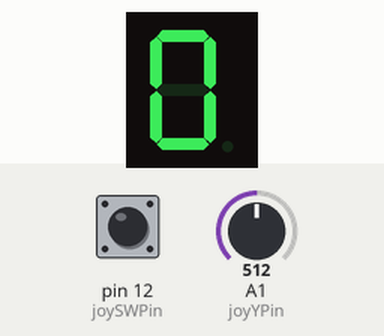
Recording of a sketch running on a simulated Arduino Uno, built with avr-gcc and run on an emulated ATmega328P. Shown: 1-digit seven-segment display. Wiring (inferred from the names in the program): 1-digit 7-segment display, segments lit when HIGH: segments pin 4, pin 5, pin 6, pin 7, pin 8, pin 9, pin 10, pin 11. The inputs (shaded band) are chosen by the test bench; at power-on: A1 (joyYPin) = 512, pin 12 (joySWPin) HIGH. The segment pins are drawn as the display they are named for.

Above: at 1.2 s.
1.3 s: A1 (joyYPin) set to 610
At 1.8 s:
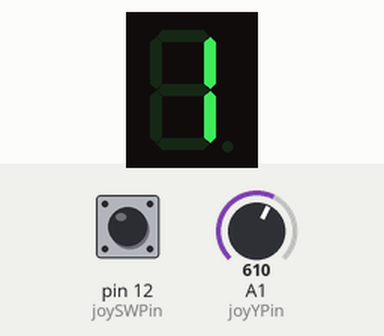
2.8 s: pin 12 (joySWPin) pulled LOW for 0.15 s
At 4.2 s:
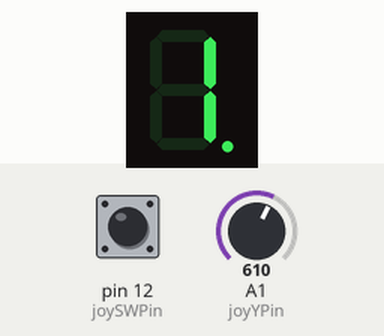
Timing chart, 0 to 5.8 s (numbered marks = the images above; inputs shaded):
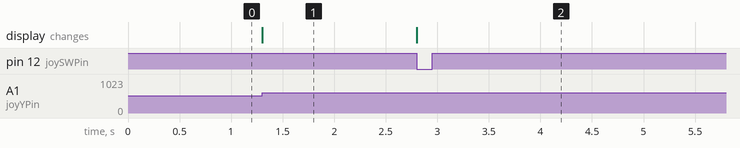

The sketch:

lab4_joystick_digits.ino
```cpp
const int pinA = 4;
const int pinB = 5;
const int pinC = 6;
const int pinD = 7;
const int pinE = 8;
const int pinF = 9;
const int pinG = 10;
const int pinDP = 11;

const int joyXPin = A0;
const int joyYPin = A1;
const int joySWPin = 12;

const int joyLeftThreshold = 400;
const int joyRightThreshold = 600;

int currentDigit = 0;

const int segSize = 8;
int index = 0;

bool commonAnode = false;

bool joyIsNeutral = false;
bool joySWState = HIGH;
bool joyPrevSWState = HIGH;
bool dpState = false;

byte segmentOn = HIGH;

int segments[segSize] = {pinA, pinB, pinC, pinD, pinE, pinF, pinG, pinDP};

const int numberOfDigits = 10;
// bool digitMatrix[numberOfDigits][segSize - 1] = {
//     {true, true, true, true, true, true, false},     // 0
//     {false, true, true, false, false, false, false}, // 1
//     {true, true, false, true, true, false, true},    // 2
//     {true, true, true, true, false, false, true},    // 3
//     {false, true, true, false, false, true, true},   // 4
//     {true, false, true, true, false, true, true},    // 5
//     {true, false, true, true, true, true, true},     // 6
//     {true, true, true, false, false, false, false},  // 7
//     {true, true, true, true, true, true, true},      // 8
//     {true, true, true, true, false, true, true}      // 9
// };

byte digitMatrix[numberOfDigits][segSize - 1] = {
    {1, 1, 1, 1, 1, 1, 0}, // 0
    {0, 1, 1, 0, 0, 0, 0}, // 1
    {1, 1, 0, 1, 1, 0, 1}, // 2
    {1, 1, 1, 1, 0, 0, 1}, // 3
    {0, 1, 1, 0, 0, 1, 1}, // 4
    {1, 0, 1, 1, 0, 1, 1}, // 5
    {1, 0, 1, 1, 1, 1, 1}, // 6
    {1, 1, 1, 0, 0, 0, 0}, // 7
    {1, 1, 1, 1, 1, 1, 1}, // 8
    {1, 1, 1, 1, 0, 1, 1}  // 9
};

void setup()
{
    for (int i = 0; i < segSize; i++)
    {
        pinMode(segments[i], OUTPUT);
    }
    pinMode(joySWPin, INPUT_PULLUP);
    if (commonAnode)
    {
        segmentOn = !segmentOn;
    }
}

void loop()
{
    // for (int i = 0; i < numberOfDigits; i++)
    // {
    //     setDigit(i);
    //     delay(1000);
    // }
    // digitalWrite(pinDP, segmentOn ^ commonAnode);

    int joyY = analogRead(joyYPin);
    if (joyY < joyLeftThreshold && joyIsNeutral)
    {
        currentDigit = constrain(currentDigit - 1, 0, 9);
        joyIsNeutral = false;
    }

    if (joyY > joyRightThreshold && joyIsNeutral)
    {
        currentDigit = constrain(currentDigit + 1, 0, 9);
        joyIsNeutral = false;
    }
    if (joyLeftThreshold < joyY && joyY < joyRightThreshold)
    {
        joyIsNeutral = true;
    }

    joySWState = digitalRead(joySWPin);
    if (joySWState != joyPrevSWState)
    {
        if (joySWState == LOW)
        {
            dpState = !dpState;
        }
    }
    joyPrevSWState = joySWState;

    setDigit(currentDigit, dpState);
}

void setDigit(byte digit, bool dpState)
{
    for (int i = 0; i < segSize - 1; i++)
    {
        digitalWrite(segments[i], digitMatrix[digit][i] ^ commonAnode);
    }

    digitalWrite(pinDP, dpState ^ commonAnode);
}
```

Measured:
- after the input at 1.3 s, the display: changes at once (image 1)
- after the input at 2.8 s, the display: changes at once (image 2)
